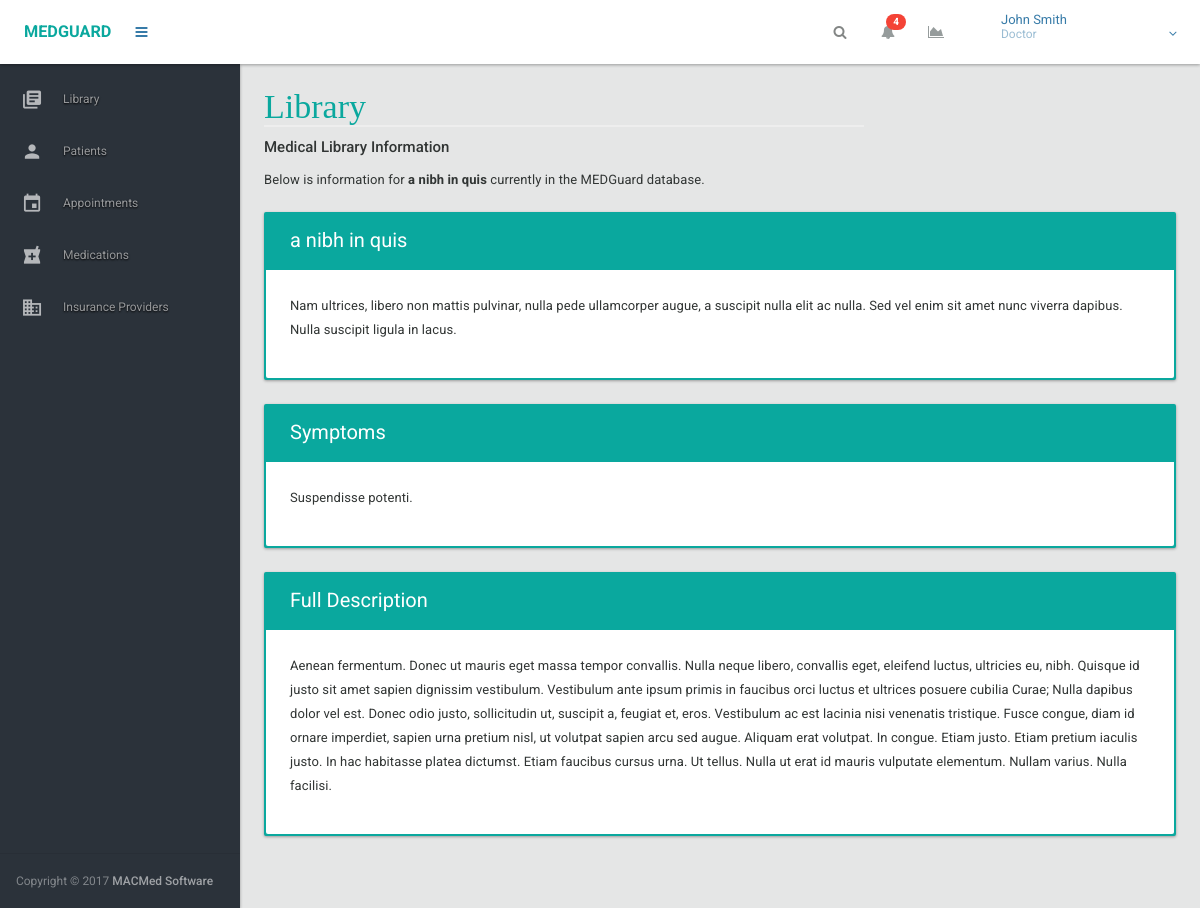
The app's page /library/151 (signed in) with its own data.
### models.py (models this page shows, shortened)
class Roles(db.Model):
	__tablename__ = 'roles'
	role_id = db.Column(db.Integer, primary_key=True)
	name = db.Column(db.String(50), nullable=False)
	role = db.relationship('User_level', foreign_keys = 'User_level.role_id', backref='role')

class MedLibrary(db.Model):
	__tablename__ = 'med_library'
	id = db.Column(db.Integer, primary_key=True)
	name = db.Column(db.String(50), nullable=False)
	symptom = db.Column(db.String(200), nullable=False)
	excerpt = db.Column(db.String(100), nullable=False)
	desc = db.Column(db.String(500), nullable=False)

### views.py (the view)
@app.route('/library/<item_id>')
@login_required
def view_single_library(item_id):
	data = MedLibrary.query.filter(MedLibrary.id == item_id).first()
	page_title = "Library"
	return render_template('library-single.html', main_nav = render_nav('main'), data = data, logged_user = logged_in_user_all(), page_title = page_title)

### controller.py (called while the page is built)
def get_user_role(user_id):
	user = User_level.query.filter_by(user_id=user_id).first()
	if user is not None:
		return user.role_id
	else:
		return False

def get_role_name(role_id):
	role = Roles.query.filter_by(role_id=role_id).first()
	return role.name

### nav.py (called while the page is built)
def render_nav(location):
	if location == "main":
		return render_nav_main()

def render_nav_main():
	links = []
	user_id = session['user_id']
	role = get_user_role(user_id)
	for page in PAGE_ACCESS[role]:
		links.append(mg_get_link(page))
	return links

### user.py (called while the page is built)
def get_logged_in_user_all():
	user_id = session['user_id']
	user = Users.query.filter(Users.user_id == user_id).first()
	user_dict = {}
	user_dict['full_name'] = getattr(user, 'first_name') + " " + getattr(user, 'last_name')
	user_dict['role_name'] = get_role_name(get_user_role(user_id))
	return user_dict

def logged_in_user_all():
	if session['logged_in'] == True:
		return get_logged_in_user_all()

### views.py (called while the page is built)
def login_required(test):
	@wraps(test)
	def wrap(*args, **kwargs):
		if 'logged_in' in session:
			return test(*args, **kwargs)
		else:
			flash('You need to login first')
			return redirect(url_for('login'))
	return wrap

### templates/library-single.html
{% extends "dashboard.html" %}
{% block content %}
<div class="row">
	<div class="col-lg-12">
		<h4>Medical Library Information</h4>
	</div>
	<div class="col-md-8">
		<article class="margin-bottom-xxl">
			<p>
				Below is information for <b>{{ data.name }}</b> currently in the MEDGuard database.
			</p>
		</article>
	</div>
	<div class="col-lg-12">
		<div class="card card-bordered style-primary">
			<div class="card-head">
				<header>{{ data.name }}</header>
			</div>
			<div class="card-body style-default-bright">
				<p>{{ data.excerpt }}</p>
			</div>
		</div>
		<div class="card card-bordered style-primary">
			<div class="card-head">
				<header>Symptoms</header>
			</div>
			<div class="card-body style-default-bright">
				<p>{{ data.symptom }}</p>
			</div>
		</div>
		<div class="card card-bordered style-primary">
			<div class="card-head">
				<header>Full Description</header>
			</div>
			<div class="card-body style-default-bright">
				<p>{{ data.desc }}</p>
			</div>
		</div>
	</div>
</div>
{% endblock %}

### templates/dashboard-header.html (shortened to what this page needs)
<header id="header" >
	<div class="headerbar">
		<div class="headerbar-left">
			<ul class="header-nav header-nav-options">
				<li class="header-nav-brand" >
					<div class="brand-holder">
						<a href="../../html/dashboards/dashboard.html">
							<span class="text-lg text-bold text-primary">MEDGUARD</span>
						</a>
					</div>
				</li>
				<li>
					<a class="btn btn-icon-toggle menubar-toggle" data-toggle="menubar" href="javascript:void(0);">
						<i class="fa fa-bars"></i>
					</a>
				</li>
			</ul>
		</div>
		<div class="headerbar-right">
			<ul class="header-nav header-nav-options">
				<li>
					<form class="navbar-search" role="search">
						<button type="submit" class="btn btn-icon-toggle ink-reaction"><i class="fa fa-search"></i></button>
					</form>
				</li>
				<li class="dropdown hidden-xs">
					<a href="javascript:void(0);" class="btn btn-icon-toggle btn-default" data-toggle="dropdown">
						<i class="fa fa-bell"></i><sup class="badge style-danger">4</sup>
					</a>
				</li>
				<li class="dropdown hidden-xs">
					<a href="javascript:void(0);" class="btn btn-icon-toggle btn-default" data-toggle="dropdown">
						<i class="fa fa-area-chart"></i>
					</a>
				</li>
			</ul>
			<ul class="header-nav header-nav-profile">
				<li class="dropdown">
					<a href="javascript:void(0);" class="dropdown-toggle ink-reaction" data-toggle="dropdown">
						<span class="profile-info">
							{{ logged_user.full_name }}
							<small>{{ logged_user.role_name }}</small>
						</span>
					</a>
				</li>
			</ul>
		</div>
	</div>
</header>

### static/css/main.css (style rules this page uses)
a, h1, h2 { color: #377BA8; }

### records on screen
Roles: role_name "Doctor"
MedLibrary: name "a nibh in quis", excerpt "Nam ultrices, libero non mattis pulvinar, nulla pede ullamcorper augue, a suscipit nulla elit ac nulla. Sed vel enim sit amet nunc viverra dapibus. Nulla suscipit ligula in lacus.", symptom "Suspendisse potenti.", desc "Aenean fermentum. Donec ut mauris eget massa tempor convallis. Nulla neque libero, convallis eget, eleifend luctus, ultricies eu, nibh. Quisque id justo sit amet sapien dignissim vestibulum. Vestibulum ante ipsum primis in faucibus orci luctus et ultrices posuere cubilia Curae; Nulla dapibus dolor vel est. Donec odio justo, sollicitudin ut, suscipit a, feugiat et, eros. Vestibulum ac est lacinia nisi venenatis tristique. Fusce congue, diam id ornare imperdiet, sapien urna pretium nisl, ut volutpat sapien arcu sed augue. Aliquam erat volutpat. In congue. Etiam justo. Etiam pretium iaculis justo. In hac habitasse platea dictumst. Etiam faucibus cursus urna. Ut tellus. Nulla ut erat id mauris…"

### other values on screen
{{ logged_user.full_name }} "John Smith"
{{ page_title }} "Library"
{{ link['name'] }} "Library" "Patients" "Appointments" "Medications" "Insurance Providers"
